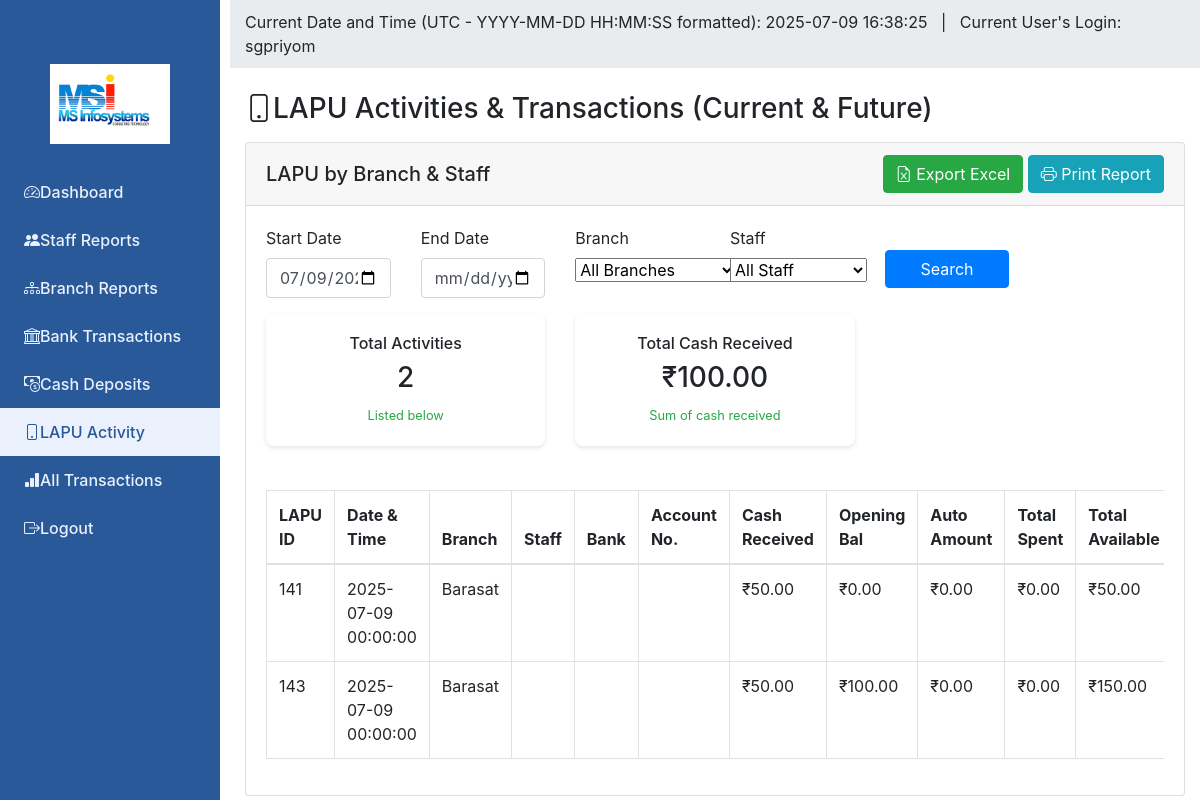
The page /admin/reports/lapu.php on the database its author committed.
### tables this page shows
CREATE TABLE `lapu` (
  `id` int(11) NOT NULL,
  `branch_id` int(11) NOT NULL,
  `staff_id` int(11) DEFAULT NULL,
  `bank_account_id` int(11) DEFAULT NULL,
  `transaction_date` datetime NOT NULL,
  `cash_received` decimal(10,2) NOT NULL,
  `opening_balance` decimal(10,2) NOT NULL,
  `auto_amount` decimal(10,2) NOT NULL,
  `total_spent` decimal(10,2) NOT NULL,
  `total_available_fund` decimal(10,2) NOT NULL,
  `closing_amount` decimal(10,2) NOT NULL,
  `notes` text DEFAULT NULL,
  `created_at` datetime NOT NULL,
  `updated_at` datetime DEFAULT NULL,
  `staff_name` varchar(255) DEFAULT NULL,
  `bank_name` varchar(255) DEFAULT NULL,
  `bank_account_number` varchar(64) DEFAULT NULL
);

CREATE TABLE `branches` (
  `id` int(11) NOT NULL,
  `branch_code` varchar(10) NOT NULL,
  `branch_name` varchar(100) NOT NULL,
  `branch_type` enum('main','sub','satellite') DEFAULT 'sub',
  `opening_date` date NOT NULL,
  `address1` varchar(255) NOT NULL,
  `address2` varchar(255) DEFAULT NULL,
  `city` varchar(100) NOT NULL,
  `postal_code` varchar(10) NOT NULL,
  `contact_number` varchar(15) NOT NULL,
  `email` varchar(100) NOT NULL,
  `manager_name` varchar(100) DEFAULT NULL,
  `working_hours` varchar(100) DEFAULT NULL,
  `notes` text DEFAULT NULL,
  `status` enum('active','inactive') DEFAULT 'active',
  `created_by` int(11) DEFAULT NULL,
  `created_at` timestamp NOT NULL DEFAULT current_timestamp(),
  `updated_by` int(11) DEFAULT NULL,
  `updated_at` timestamp NOT NULL DEFAULT current_timestamp() ON UPDATE current_timestamp()
);

### admin/reports/lapu.php (the view, shortened to what this page needs)
<?php
$currentDateTime = date('Y-m-d H:i:s');
$currentUser = $_SESSION['admin_user']['username'] ?? 'sgpriyom';
$start_date = $_GET['start_date'] ?? date('Y-m-d');
$end_date = $_GET['end_date'] ?? '';
$where = [];
$params = [];
$where[] = "DATE(l.transaction_date) >= :today";
$params[':today'] = date('Y-m-d');
if ($start_date) {
    $where[] = "DATE(l.transaction_date) >= :start_date";
    $params[':start_date'] = $start_date;
}
$whereSQL = $where ? "WHERE " . implode(" AND ", $where) : "";
try {
    $db = (new Database())->getConnection();
    $sql = "
        SELECT
            l.id AS lapu_id,
            l.transaction_date,
            b.branch_name,
            s.full_name AS staff_name,
            l.cash_received,
            l.opening_balance,
            l.auto_amount,
            l.total_spent,
            l.total_available_fund,
            l.closing_amount,
            l.notes,
            l.created_at,
            IFNULL(l.bank_name, ba.bank_name) AS bank_name,
            IFNULL(l.bank_account_number, ba.account_number) AS account_number
        FROM lapu l
        LEFT JOIN staff s ON l.staff_id = s.id
        LEFT JOIN branches b ON l.branch_id = b.id
        LEFT JOIN bank_accounts ba ON l.bank_account_id = ba.id
        $whereSQL
        ORDER BY l.transaction_date ASC, l.id ASC
    ";
    $stmt = $db->prepare($sql);
    $stmt->execute($params);
    $lapu = $stmt->fetchAll(PDO::FETCH_ASSOC);
    $total = count($lapu);
    $total_cash = 0;
    foreach ($lapu as $row) $total_cash += (float)$row['cash_received'];
} catch (Exception $e) {
    $_SESSION['error'] = "Error: " . $e->getMessage();
    $lapu = [];
    $branches = [];
    $staff = [];
    $total = 0;
    $total_cash = 0;
}
?>
<!DOCTYPE html>
<html lang="en">
<head>
    <link href="../../assets/css/bootstrap.min.css" rel="stylesheet">
    <link href="https://cdn.jsdelivr.net/npm/bootstrap-icons@1.10.5/font/bootstrap-icons.css" rel="stylesheet">
</head>
<body>
    <nav class="sidebar-nav d-none d-lg-block">
        <div class="text-center mb-4">
            <img src="../../assets/img/logo.png" alt="Logo" style="max-width:120px;">
        </div>
        <ul class="nav flex-column">
            <li class="nav-item"><a class="nav-link" href="../dashboard.php"><i class="bi bi-speedometer2 me-2"></i>Dashboard</a></li>
            <li class="nav-item"><a class="nav-link" href="staff.php"><i class="bi bi-people-fill me-2"></i>Staff Reports</a></li>
            <li class="nav-item"><a class="nav-link" href="branch.php"><i class="bi bi-diagram-3 me-2"></i>Branch Reports</a></li>
            <li class="nav-item"><a class="nav-link" href="bank.php"><i class="bi bi-bank me-2"></i>Bank Transactions</a></li>
            <li class="nav-item"><a class="nav-link" href="cash.php"><i class="bi bi-cash-coin me-2"></i>Cash Deposits</a></li>
            <li class="nav-item"><a class="nav-link active" href="lapu.php"><i class="bi bi-phone me-2"></i>LAPU Activity</a></li>
            <li class="nav-item"><a class="nav-link" href="transaction.php"><i class="bi bi-bar-chart-fill me-2"></i>All Transactions</a></li>
            <li class="nav-item"><a class="nav-link" href="../../logout.php"><i class="bi bi-box-arrow-right me-2"></i>Logout</a></li>
        </ul>
    </nav>
    <div class="main-content">
        <div class="header-info">
            <div class="container-fluid">
                Current Date and Time (UTC - YYYY-MM-DD HH:MM:SS formatted): <span id="current-datetime"><?php echo $currentDateTime; ?></span>
                &nbsp; | &nbsp;
                Current User's Login: <span id="current-user"><?php echo htmlspecialchars($currentUser); ?></span>
            </div>
        </div>
        <div class="container-fluid mt-4">
            <h3 class="mb-3"><i class="bi bi-phone me-2"></i>LAPU Activities & Transactions (Current & Future)</h3>
            <div class="card">
                <div class="card-header d-flex justify-content-between align-items-center">
                    <h5 class="mb-0">LAPU by Branch & Staff</h5>
                    <div>
                        <button class="btn btn-success me-2" onclick="exportTableToExcel('lapuTable', 'lapu_report.xlsx')">
                            <i class="bi bi-file-earmark-excel"></i> Export Excel
                        </button>
                        <button class="btn btn-info" onclick="printElement('reportContent')">
                            <i class="bi bi-printer"></i> Print Report
                        </button>
                    </div>
                </div>
                <div class="card-body" id="reportContent">
                    <form method="get" class="row mb-3">
                        <div class="col-md-2">
                            <label class="form-label">Start Date</label>
                            <input type="date" class="form-control" name="start_date" value="<?php echo htmlspecialchars($start_date); ?>">
                        </div>
                        <div class="col-md-2">
                            <label class="form-label">End Date</label>
                            <input type="date" class="form-control" name="end_date" value="<?php echo htmlspecialchars($end_date); ?>">
                        </div>
                        <div class="col-md-2">
                            <label class="form-label">Branch</label>
                            <select class="form-select" name="branch_id" onchange="this.form.submit()">
                                <option value="All">All Branches</option>
                            </select>
                        </div>
                        <div class="col-md-2">
                            <label class="form-label">Staff</label>
                            <select class="form-select" name="staff_id" onchange="this.form.submit()">
                                <option value="All">All Staff</option>
                            </select>
                        </div>
                        <div class="col-md-2 mt-4">
                            <button type="submit" class="btn btn-primary w-100">Search</button>
                        </div>
                    </form>
                    <div class="row mb-4">
                        <div class="col-md-4">
                            <div class="stats-card text-center">
                                <h6>Total Activities</h6>
                                <h3><?php echo $total; ?></h3>
                                <small class="text-success">Listed below</small>
                            </div>
                        </div>
                        <div class="col-md-4">
                            <div class="stats-card text-center">
                                <h6>Total Cash Received</h6>
                                <h3>₹<?php echo number_format($total_cash,2); ?></h3>
                                <small class="text-success">Sum of cash received</small>
                            </div>
                        </div>
                    </div>
                    <div class="table-responsive">
                        <table class="table table-bordered table-hover" id="lapuTable">
                            <thead>
                                <tr>
                                    <th>LAPU ID</th>
                                    <th>Date & Time</th>
                                    <th>Branch</th>
                                    <th>Staff</th>
                                    <th>Bank</th>
                                    <th>Account No.</th>
                                    <th>Cash Received</th>
                                    <th>Opening Bal</th>
                                    <th>Auto Amount</th>
                                    <th>Total Spent</th>
                                    <th>Total Available</th>
                                </tr>
                            </thead>
                            <tbody>
                                <?php foreach ($lapu as $row): ?>
                                <tr>
                                    <td><?php echo htmlspecialchars($row['lapu_id']); ?></td>
                                    <td><?php echo htmlspecialchars($row['transaction_date']); ?></td>
                                    <td><?php echo htmlspecialchars($row['branch_name']); ?></td>
                                    <td><?php echo htmlspecialchars($row['staff_name']); ?></td>
                                    <td><?php echo htmlspecialchars($row['bank_name']); ?></td>
                                    <td><?php echo htmlspecialchars($row['account_number']); ?></td>
                                    <td>₹<?php echo number_format($row['cash_received'],2); ?></td>
                                    <td>₹<?php echo number_format($row['opening_balance'],2); ?></td>
                                    <td>₹<?php echo number_format($row['auto_amount'],2); ?></td>
                                    <td>₹<?php echo number_format($row['total_spent'],2); ?></td>
                                    <td>₹<?php echo number_format($row['total_available_fund'],2); ?></td>
                                </tr>
                                <?php endforeach; ?>
                            </tbody>
                        </table>
                    </div>
                </div>
            </div>
        </div>
    </div>
</body>
</html>

### admin/reports/lapu.php (style rules this page uses)
.stats-card { background: #fff; border-radius: 8px; padding: 20px; margin-bottom: 20px; box-shadow: 0 2px 4px rgba(0,0,0,0.1); }
.header-info { background: #e9ecef; padding: 10px 0; margin-bottom: 16px; }
.sidebar-nav { width: 220px; min-height: 100vh; background: #295998; color: #fff; position: fixed; left: 0; top: 0; bottom: 0; z-index: 100; padding-top: 64px; }
.sidebar-nav .nav-link { color: #eaf1fc; font-weight: 500; padding: 12px 24px; display: flex; align-items: center; }
.sidebar-nav .nav-link.active, .sidebar-nav .nav-link:hover { background: #eaf1fc; color: #295998; }
.main-content { margin-left: 230px; }

### rows shown on the page
lapu: id "141", transaction_date "2025-07-09 00:00:00", branch.branch_name "Barasat", cash_received "50.00", opening_balance "0.00", auto_amount "0.00", total_spent "0.00", total_available_fund "50.00"
lapu: id "143", transaction_date "2025-07-09 00:00:00", branch.branch_name "Barasat", cash_received "50.00", opening_balance "100.00", auto_amount "0.00", total_spent "0.00", total_available_fund "150.00"

### other values the page prints
$currentUser "sgpriyom"
$total "2"
$total_cash "100.00"
